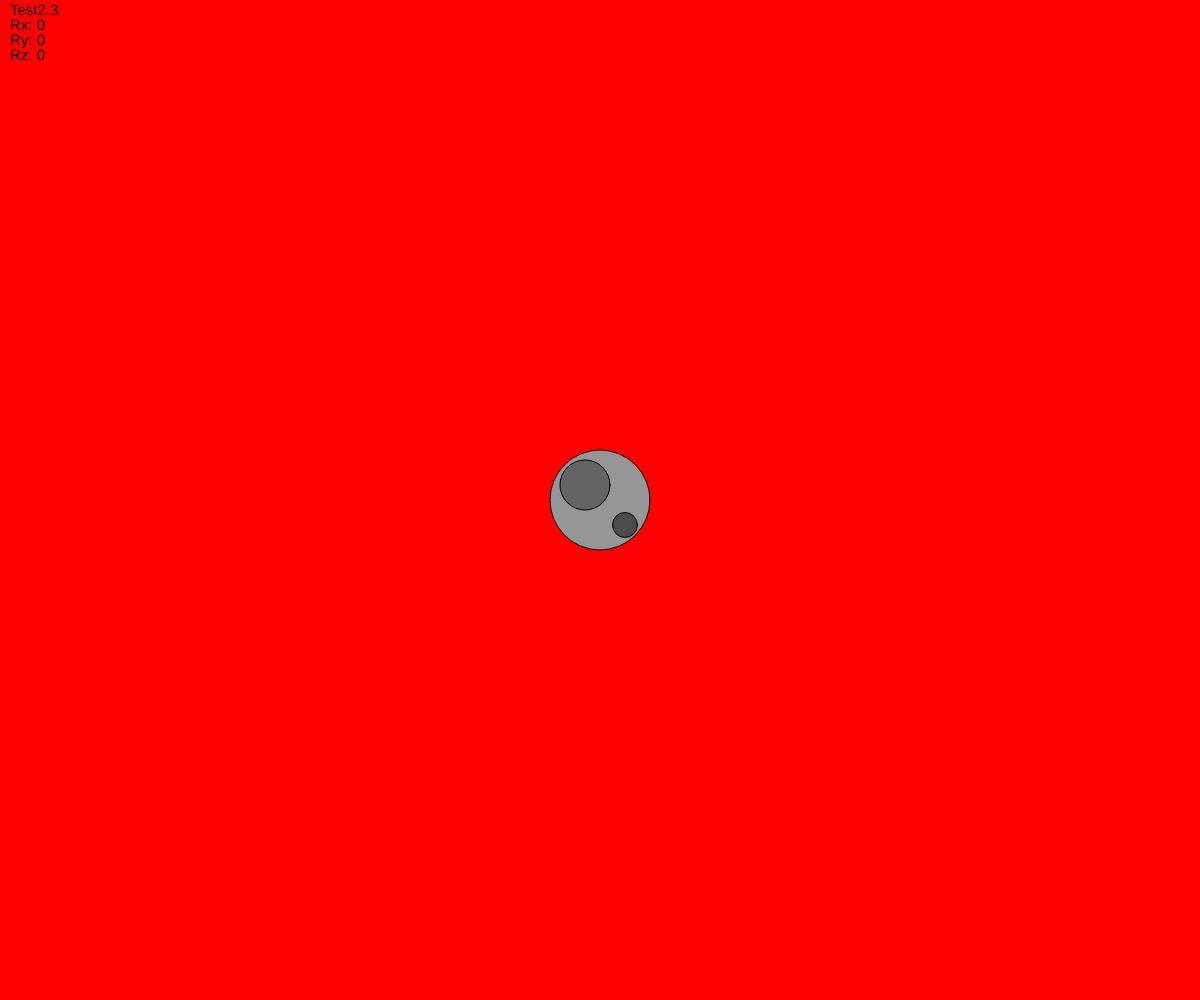
Frame 1 (no input)
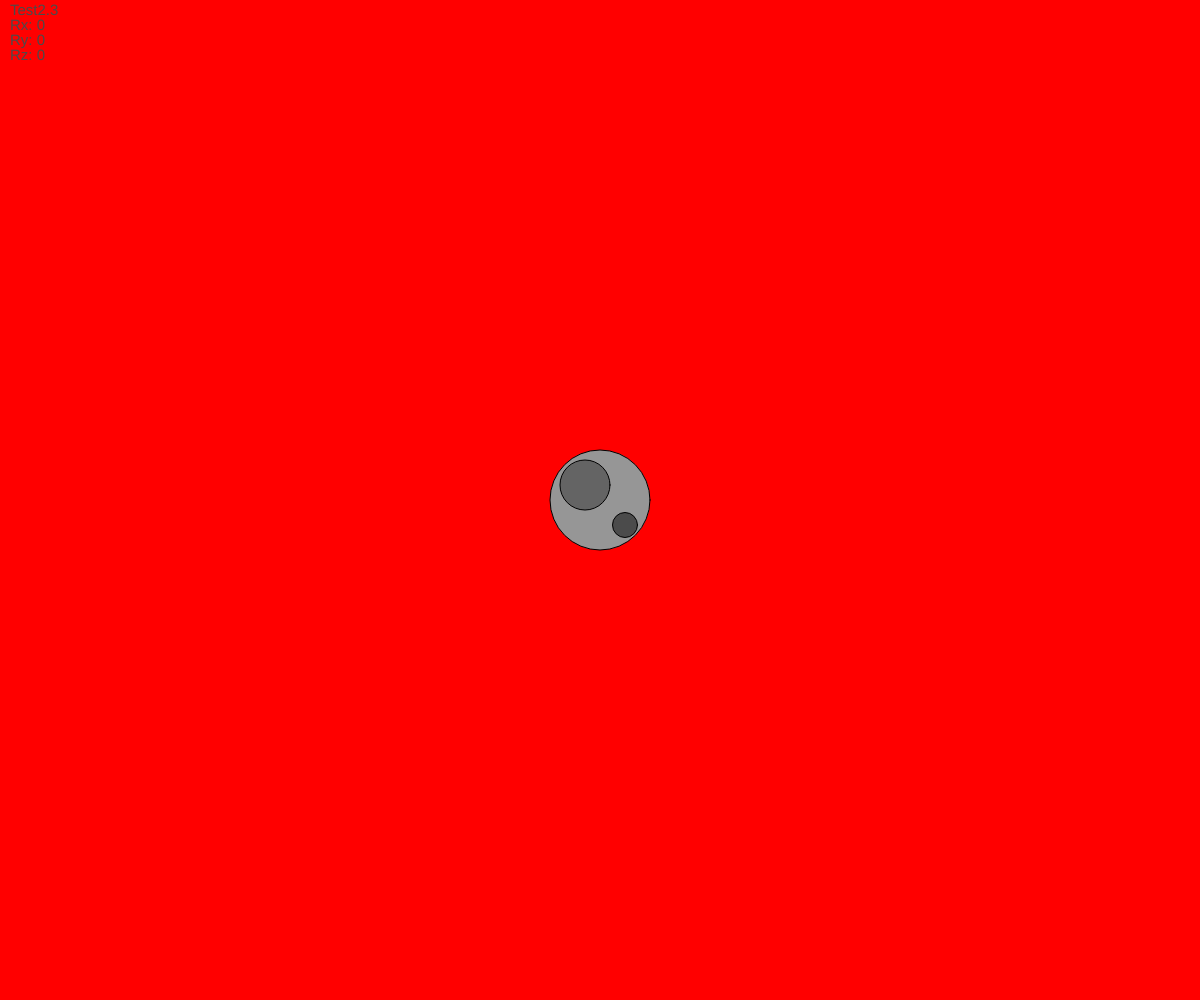
Frame 60 (no input)
Frame 120 (the mouse pressed at the canvas centre since frame 60): identical to frame 60, image omitted

The p5.js sketch that drew these frames (run headless with seeded random() and noise() and a simulated clock; from frame 60 on, the mouse is pressed at the canvas centre):

// p5.js sketch
// ── sketch.js
var ax, ay, vx, vy, px, py, vMultiplier, s;
var value;

function setup() {
	createCanvas(windowWidth, windowHeight);
	ax = 0;
	ay = 0;
	vx = 0;
	vy = 0;
	px = windowWidth / 2;
	py = windowHeight / 2;
	s = 100;
	value = 0;
}

function draw() {
	background(255, 0, value);
	textSize(15);
	text("Test2.3", 10, 15);
	text("Rx: " + rotationX, 10, 30);
	text("Ry: " + rotationY, 10, 45);
	text("Rz: " + rotationZ, 10, 60);
	Marble();
}

function Marble() {
	vMultiplier = 0.05;
	ax = rotationY * vMultiplier;
	vx += ax;
	px += vx;
	ay = rotationX * vMultiplier;
	vy += ay;
	py += vy;
	fill(150);
	ellipse(px, py, s, s);
	fill(100);
	ellipse(px - 15, py - 15, s / 2, s / 2);
	fill(75);
	ellipse(px + 25, py + 25, s / 4, s / 4);
	if (px > windowWidth - s / 2) {
		px = windowWidth - s / 2;
		vx = -vx * 0.5;
	}
	if (px < 0 + s / 2) {
		px = 0 + s / 2;
		vx = -vx * 0.5;
	}
	if (py > windowHeight - s / 2) {
		py = windowHeight - s / 2;
		vy = -vy * 0.5;
	}
	if (py < 0 + s / 2) {
		py = 0 + s / 2;
		vy = -vy * 0.5;
	}
}

function deviceShaken() {
	value = value + 5;
	if (value > 255) {
		value = 75;
	}
}
